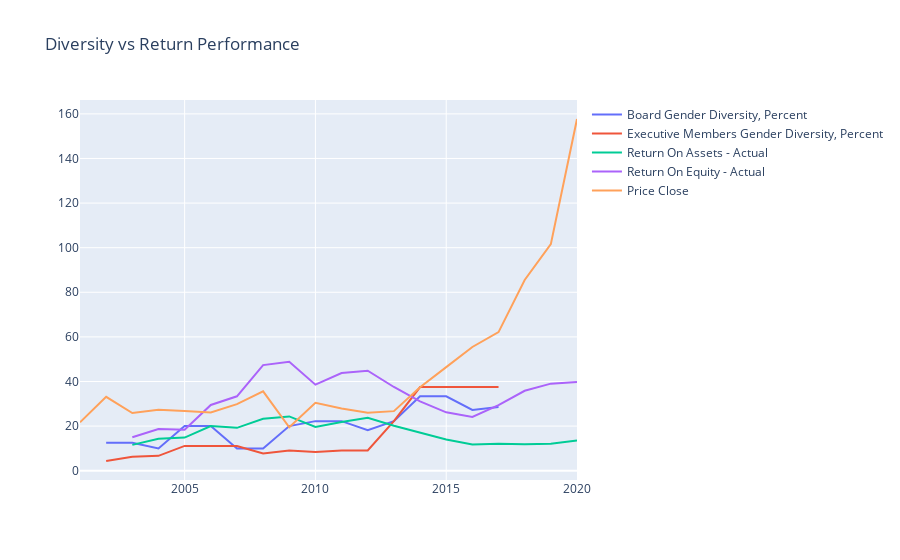

Source (notebook cell):
### Code cell
res = []
for col in ['Board Gender Diversity, Percent', 'Executive Members Gender Diversity, Percent', 'Return On Assets - Actual', 'Return On Equity - Actual', 'Price Close']:
    res.append(go.Scatter(x=gd['Period Year'], y=gd[col].values.tolist(), name=col, mode='lines'))

fig2 = go.Figure(data=res)
fig2.update_layout(title='Diversity vs Return Performance')
fig2.show()

### Figure 1 — Plotly figure (JSON) as saved in the notebook; plotly's stock layout.template omitted (floating-point values rounded to 4 significant figures)
{"data": [{"mode": "lines", "name": "Board Gender Diversity, Percent", "type": "scatter", "x": [2001, 2002, 2003, 2004, 2005, 2006, 2007, 2008, 2009, 2010, 2011, 2012, 2013, 2014, 2015, 2016, 2017, 2018, 2019, 2020], "y": [null, 12.5, 12.5, 10, 20, 20, 10, 10, 20, 22.22, 22.22, 18.18, 22.22, 33.33, 33.33, 27.27, 28.57, null, null, null]}, {"mode": "lines", "name": "Executive Members Gender Diversity, Percent", "type": "scatter", "x": [2001, 2002, 2003, 2004, 2005, 2006, 2007, 2008, 2009, 2010, 2011, 2012, 2013, 2014, 2015, 2016, 2017, 2018, 2019, 2020], "y": [null, 4.348, 6.25, 6.667, 11.11, 11.11, 11.11, 7.692, 9.091, 8.333, 9.091, 9.091, 22.22, 37.5, 37.5, 37.5, 37.5, null, null, null]}, {"mode": "lines", "name": "Return On Assets - Actual", "type": "scatter", "x": [2001, 2002, 2003, 2004, 2005, 2006, 2007, 2008, 2009, 2010, 2011, 2012, 2013, 2014, 2015, 2016, 2017, 2018, 2019, 2020], "y": [null, null, 11.57, 14.36, 14.86, 20.02, 19.22, 23.31, 24.33, 19.6, 21.79, 23.77, 20.15, 17.13, 14.02, 11.74, 12.07, 11.91, 12.11, 13.51]}, {"mode": "lines", "name": "Return On Equity - Actual", "type": "scatter", "x": [2001, 2002, 2003, 2004, 2005, 2006, 2007, 2008, 2009, 2010, 2011, 2012, 2013, 2014, 2015, 2016, 2017, 2018, 2019, 2020], "y": [null, null, 15, 18.73, 18.34, 29.47, 33.35, 47.35, 48.81, 38.59, 43.76, 44.84, 37.54, 31.1, 26.17, 24.1, 29.36, 35.85, 39.03, 39.81]}, {"mode": "lines", "name": "Price Close", "type": "scatter", "x": [2001, 2002, 2003, 2004, 2005, 2006, 2007, 2008, 2009, 2010, 2011, 2012, 2013, 2014, 2015, 2016, 2017, 2018, 2019, 2020], "y": [21.69, 33.12, 25.85, 27.37, 26.72, 26.15, 29.86, 35.6, 19.44, 30.48, 27.91, 25.96, 26.71, 37.41, 46.45, 55.48, 62.14, 85.54, 101.6, 157.7]}], "layout": {"title": {"text": "Diversity vs Return Performance"}}}
